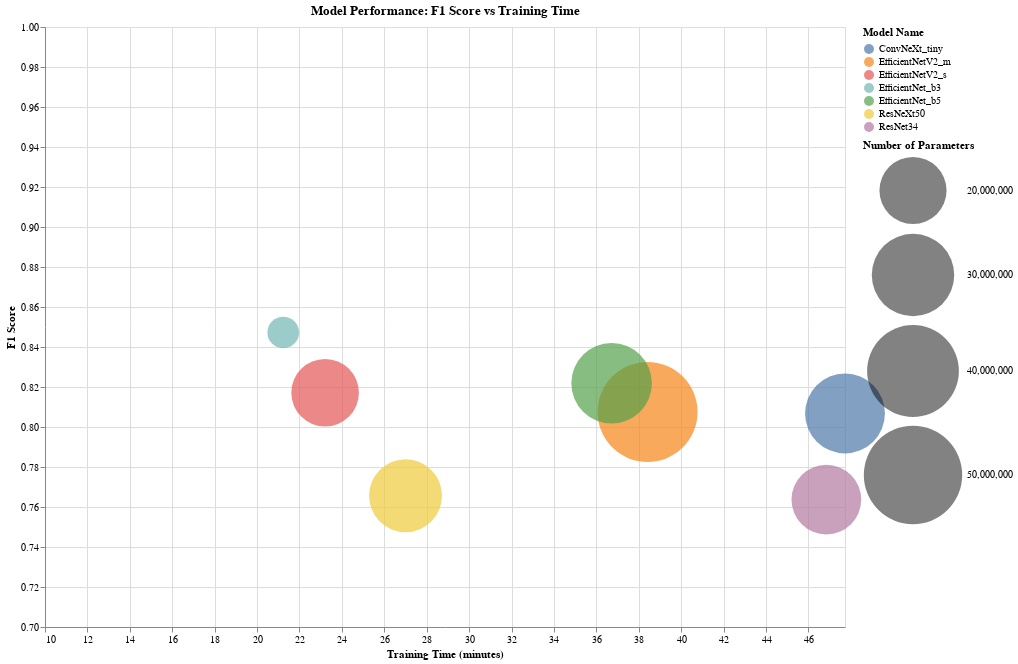

Notebook code for this chart:
### Code cell
import altair as alt
import pandas as pd
alt.renderers.enable('colab')


results = {
    'ResNet34': {'accuracies': [0.5213333333333333, 0.642, 0.6706666666666666, 0.7353333333333333, 0.7426666666666667, 0.7486666666666667, 0.7483333333333333, 0.7693333333333333, 0.755, 0.763], 'f1_scores': [0.5081295033529909, 0.631034418209872, 0.675525849660733, 0.7294248834904548, 0.7461875395986077, 0.742482268501885, 0.7468793306416618, 0.7689829459947185, 0.751870157636376, 0.763699358130046], 'training_time': 2810.7038106918335, 'num_params': 21300062},
    'ResNeXt50': {'accuracies': [0.5723333333333334, 0.6693333333333333, 0.7226666666666667, 0.7616666666666667, 0.7223333333333334, 0.7153333333333334, 0.7683333333333333, 0.7613333333333333, 0.748, 0.7673333333333333], 'f1_scores': [0.5629588813266339, 0.6580377909059748, 0.7122910453352991, 0.763345304486588, 0.7093089421662162, 0.719731684315688, 0.7684183675718466, 0.7582708254245388, 0.7499190438486797, 0.7656365780858606], 'training_time': 1620.0616106987, 'num_params': 23041374},
    'EfficientNetV2_s': {'accuracies': [0.753, 0.7746666666666666, 0.8036666666666666, 0.7786666666666666, 0.8203333333333334, 0.825, 0.8083333333333333, 0.838, 0.8233333333333334, 0.8183333333333334], 'f1_scores': [0.7506080839230885, 0.7766669739899547, 0.8022736579305763, 0.7752619196722441, 0.819052489478621, 0.8257148511217407, 0.8033361043247143, 0.8372094019496465, 0.8231842443006527, 0.8171476424007671], 'training_time': 1392.4612758159637, 'num_params': 20215918},
    'ConvNeXt_tiny': {'accuracies': [0.7553333333333333, 0.7543333333333333, 0.78, 0.7636666666666667, 0.7896666666666666, 0.802, 0.8056666666666666, 0.8166666666666667, 0.7763333333333333, 0.8043333333333333], 'f1_scores': [0.7483682606547979, 0.7410241796239666, 0.7733772371961729, 0.756018024119291, 0.7879340362242587, 0.7970192969009205, 0.8023133843587184, 0.8193266015160069, 0.7835362877257446, 0.8067698673197111], 'training_time': 2863.425936937332, 'num_params': 27843198},
    'EfficientNetV2_m': {'accuracies': [0.683, 0.759, 0.6263333333333333, 0.7753333333333333, 0.7826666666666666, 0.8046666666666666, 0.8183333333333334, 0.7963333333333333, 0.8033333333333333, 0.808], 'f1_scores': [0.670277520946631, 0.7572790837692275, 0.6413093514798639, 0.7689944440135893, 0.7795427358232019, 0.803577344399984, 0.8144420735087179, 0.7950387940895071, 0.8038970880079731, 0.8075271151286207], 'training_time': 2304.7926330566406, 'num_params': 52896786},
    'EfficientNet_b3': {'accuracies': [0.8243333333333334, 0.8326666666666667, 0.8226666666666667, 0.8323333333333334, 0.84, 0.8536666666666667, 0.8426666666666667, 0.859, 0.8506666666666667, 0.848], 'f1_scores': [0.8183829616918221, 0.8303248456348703, 0.8131747612176526, 0.8269887697061891, 0.8368019992733163, 0.8520778277018118, 0.8399803435908745, 0.8571353650825546, 0.8497957927398513, 0.8472812052152597], 'training_time': 1274.0337572097778, 'num_params': 10742342},
    'EfficientNet_b5': {'accuracies': [0.711, 0.757, 0.7863333333333333, 0.8103333333333333, 0.8103333333333333, 0.8076666666666666, 0.8056666666666666, 0.8096666666666666, 0.8266666666666667, 0.8236666666666667], 'f1_scores': [0.7057630213068112, 0.7624198603488529, 0.7842713314987089, 0.8077602841104768, 0.809159649294959, 0.8063334891852098, 0.798851832525373, 0.8100004334255643, 0.8270489294513554, 0.82185869892906], 'training_time': 2203.1013729572296, 'num_params': 28402254}
}

# Convert training time from seconds to minutes for plotting
for model_name, metrics in results.items():
    metrics['training_time'] /= 60

# Prepare the data for Altair
data = []
for model_name, metrics in results.items():
    data.append({
        'Model': model_name,
        'Training Time (minutes)': metrics['training_time'],
        'F1 Score': metrics['f1_scores'][-1],
        'Accuracy': metrics['accuracies'][-1],  # Assuming you have accuracy data
        'Number of Parameters': metrics['num_params']
    })

df = pd.DataFrame(data)

# Ensure the training time is correctly interpreted as a numeric type
df['Training Time (minutes)'] = pd.to_numeric(df['Training Time (minutes)'])

# Create the scatter plot using Altair
scatter_plot = alt.Chart(df).mark_circle().encode(
    x=alt.X('Training Time (minutes):Q', title='Training Time (minutes)', scale=alt.Scale(domain=[10, df['Training Time (minutes)'].max()])),
    y=alt.Y('F1 Score:Q', title='F1 Score', scale=alt.Scale(domain=[0.7, 1.0])),
    size=alt.Size('Number of Parameters:Q', title='Number of Parameters', scale=alt.Scale(type='log', range=[1000, 10000])),  # Increase the range for bigger dots
    color=alt.Color('Model:N', legend=alt.Legend(title='Model Name')),
    tooltip=[
        alt.Tooltip('Model:N', title='Model'),
        alt.Tooltip('Training Time (minutes):Q', title='Training Time (minutes)', format='.2f'),
        alt.Tooltip('F1 Score:Q', title='F1 Score', format='.2f'),
        alt.Tooltip('Accuracy:Q', title='Accuracy', format='.2f'),
        alt.Tooltip('Number of Parameters:Q', title='Number of Parameters', format=',')
    ]
).properties(
    title='Model Performance: F1 Score vs Training Time',
    width=800,
    height=600
)

# Display the plot
scatter_plot

### Figure 1 — Vega-Lite specification as saved in the notebook (floating-point values rounded to 4 significant figures)
{"config": {"view": {"continuousWidth": 400, "continuousHeight": 300}}, "data": {"name": "data-5413d07bb2cf7d87782da0f1319485ca"}, "mark": "circle", "encoding": {"color": {"field": "Model", "legend": {"title": "Model Name"}, "type": "nominal"}, "size": {"field": "Number of Parameters", "scale": {"range": [1000, 10000], "type": "log"}, "title": "Number of Parameters", "type": "quantitative"}, "tooltip": [{"field": "Model", "title": "Model", "type": "nominal"}, {"field": "Training Time (minutes)", "format": ".2f", "title": "Training Time (minutes)", "type": "quantitative"}, {"field": "F1 Score", "format": ".2f", "title": "F1 Score", "type": "quantitative"}, {"field": "Accuracy", "format": ".2f", "title": "Accuracy", "type": "quantitative"}, {"field": "Number of Parameters", "format": ",", "title": "Number of Parameters", "type": "quantitative"}], "x": {"field": "Training Time (minutes)", "scale": {"domain": [10, 47.72]}, "title": "Training Time (minutes)", "type": "quantitative"}, "y": {"field": "F1 Score", "scale": {"domain": [0.7, 1.0]}, "title": "F1 Score", "type": "quantitative"}}, "height": 600, "title": "Model Performance: F1 Score vs Training Time", "width": 800, "$schema": "https://vega.github.io/schema/vega-lite/v4.17.0.json", "datasets": {"data-5413d07bb2cf7d87782da0f1319485ca": [{"Model": "ResNet34", "Training Time (minutes)": 46.85, "F1 Score": 0.7637, "Accuracy": 0.763, "Number of Parameters": 21300062}, {"Model": "ResNeXt50", "Training Time (minutes)": 27.0, "F1 Score": 0.7656, "Accuracy": 0.7673, "Number of Parameters": 23041374}, {"Model": "EfficientNetV2_s", "Training Time (minutes)": 23.21, "F1 Score": 0.8171, "Accuracy": 0.8183, "Number of Parameters": 20215918}, {"Model": "ConvNeXt_tiny", "Training Time (minutes)": 47.72, "F1 Score": 0.8068, "Accuracy": 0.8043, "Number of Parameters": 27843198}, {"Model": "EfficientNetV2_m", "Training Time (minutes)": 38.41, "F1 Score": 0.8075, "Accuracy": 0.808, "Number of Parameters": 52896786}, {"Model": "EfficientNet_b3", "Training Time (minutes)": 21.23, "F1 Score": 0.8473, "Accuracy": 0.848, "Number of Parameters": 10742342}, {"Model": "EfficientNet_b5", "Training Time (minutes)": 36.72, "F1 Score": 0.8219, "Accuracy": 0.8237, "Number of Parameters": 28402254}]}}
